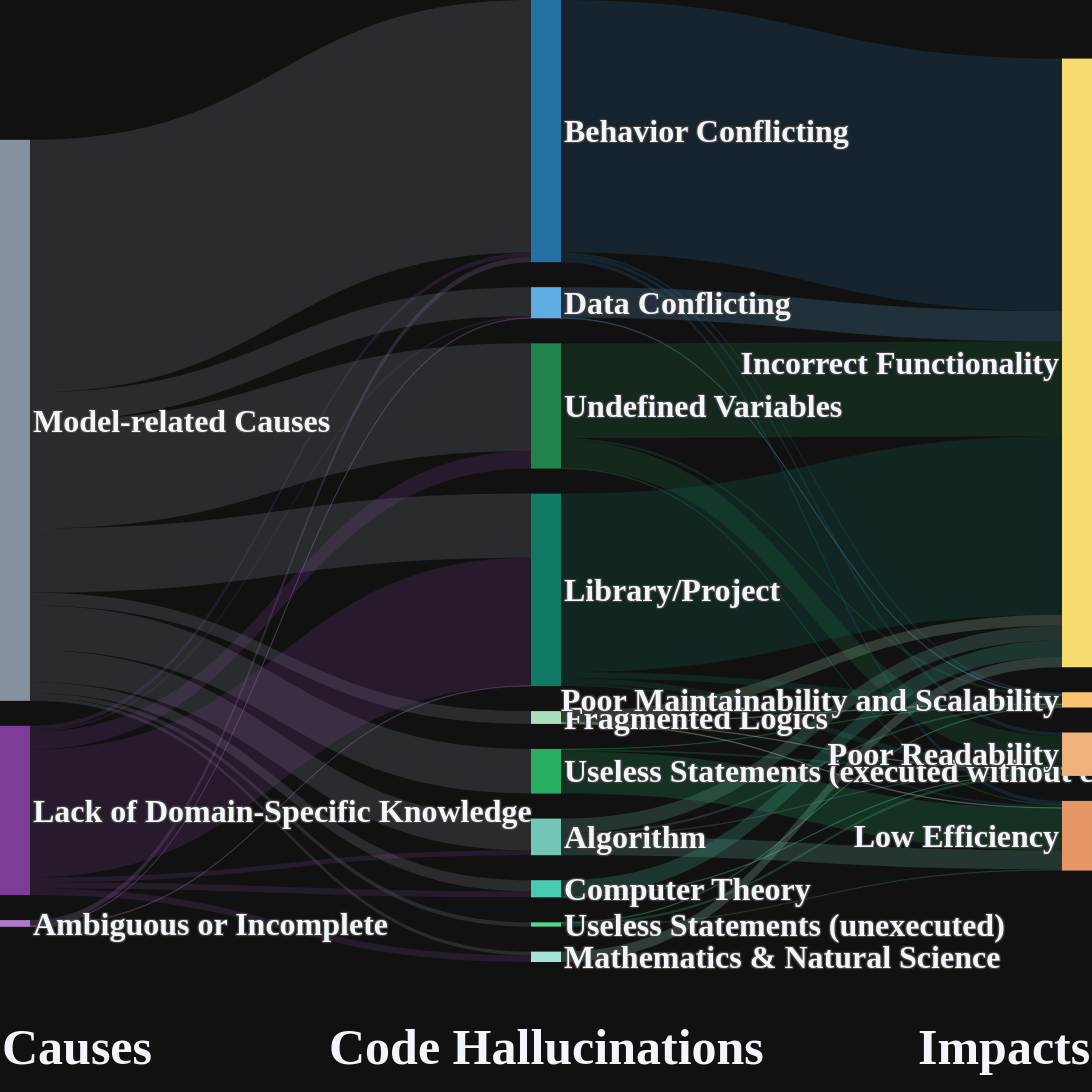

Notebook cell for this chart:
### Markdown cell above
# Draw category-cause-impact Sankey diagram

### Code cell
def hex_to_rgba(hex_color, alpha=1.0):
    hex_color = hex_color.lstrip('#')

    r = int(hex_color[0:2], 16)
    g = int(hex_color[2:4], 16)
    b = int(hex_color[4:6], 16)

    return f'rgba({r}, {g}, {b}, {alpha})'


def main():
    fta_desc = [v for v in sorted(factors_color.keys())] + \
               [v for v in sorted(desc2top_type.keys())] + \
               [v for v in sorted(affections_color.keys())]
    fta_desc = [desc for desc in fta_desc if desc not in excluded_desc]

    factor_affection = {x: [] for x in desc2top_type.keys()}
    random.seed(42)

    for item in iter_data():
        for code_label in item['code_labels']:
            tp = code_label['hallucination-type']
            index = random.randint(0, len(code_label['factors']) - 1)
            factor = code_label['factors'][index]
            index = random.randint(0, len(code_label['affections']) - 1)
            affection = code_label['affections'][index]
            if tp in excluded_desc:
                continue
            factor_affection[tp].append((factor, affection))

    type_colors = {
        'Behavior Conflicting': '#2471A3',
        'Data Conflicting': '#5DADE2',
        'Undefined Variables': '#1E8449',
        'Useless Statements (executed without effect)': '#27AE60',
        'Fragmented Logics': '#A9DFBF',
        'Useless Statements (unexecuted)': '#58D68D',
        'Mathematics & Natural Science': '#A3E4D7',
        'Algorithm': '#73C6B6',
        'Library/Project': '#117A65',
        'Computer Theory': '#48C9B0'
    }

    colors = {}
    colors.update(factors_color)
    colors.update(type_colors)
    colors.update(affections_color)

    link_cnt = {}
    for t, lst in factor_affection.items():
        for f, a in lst:
            f_idx = fta_desc.index(f)
            t_idx = fta_desc.index(t)
            a_idx = fta_desc.index(a)
            if (f_idx, t_idx) not in link_cnt:
                link_cnt[(f_idx, t_idx)] = 0
            if (t_idx, a_idx) not in link_cnt:
                link_cnt[(t_idx, a_idx)] = 0
            link_cnt[(f_idx, t_idx)] += 1
            link_cnt[(t_idx, a_idx)] += 1

    source = []
    target = []
    value = []

    for (s, t), v in link_cnt.items():
        source.append(s)
        target.append(t)
        value.append(v)

    nodes = dict(
        pad=25,
        thickness=30,
        line=dict(color="rgba(0,0,0,0)", width=0),
        label=fta_desc,
        color=[colors[desc] for desc in fta_desc]
    )

    links = dict(
        source=source,
        target=target,
        value=value,
        color=[hex_to_rgba(colors[fta_desc[s]], alpha=0.2) for s in source]
    )

    annotations = [
        dict(
            x=0.00,
            y=-0.12,
            text="Causes",
            showarrow=False,
            xref="paper",
            yref="paper",
            font=dict(size=50)
        ),
        dict(
            x=0.50,
            y=-0.12,
            text="Code Hallucinations",
            showarrow=False,
            xref="paper",
            yref="paper",
            font=dict(size=50)
        ),
        dict(
            x=1.00,
            y=-0.12,
            text="Impacts",
            showarrow=False,
            xref="paper",
            yref="paper",
            font=dict(size=50)
        )
    ]

    fig = go.Figure(data=[go.Sankey(
        node=nodes,
        link=links
    )])

    fig.update_layout(
        font=dict(
            family="Times New Roman",
            size=32,
            weight="bold",
        ),
        margin=dict(
            l=0,
            r=0,
            t=0,
            b=130
        ),
        width=1600,
        height=1200,
        annotations=annotations
    )
    fig.show()
    
    
main()

### Figure 1 — Plotly figure (JSON) as saved in the notebook; plotly's stock layout.template omitted (floating-point values rounded to 4 significant figures)
{"data": [{"link": {"color": ["rgba(133, 146, 158, 0.2)", "rgba(36, 113, 163, 0.2)", "rgba(36, 113, 163, 0.2)", "rgba(125, 60, 152, 0.2)", "rgba(36, 113, 163, 0.2)", "rgba(36, 113, 163, 0.2)", "rgba(175, 122, 197, 0.2)", "rgba(133, 146, 158, 0.2)", "rgba(93, 173, 226, 0.2)", "rgba(93, 173, 226, 0.2)", "rgba(125, 60, 152, 0.2)", "rgba(175, 122, 197, 0.2)", "rgba(133, 146, 158, 0.2)", "rgba(30, 132, 73, 0.2)", "rgba(30, 132, 73, 0.2)", "rgba(125, 60, 152, 0.2)", "rgba(30, 132, 73, 0.2)", "rgba(30, 132, 73, 0.2)", "rgba(133, 146, 158, 0.2)", "rgba(39, 174, 96, 0.2)", "rgba(39, 174, 96, 0.2)", "rgba(39, 174, 96, 0.2)", "rgba(133, 146, 158, 0.2)", "rgba(169, 223, 191, 0.2)", "rgba(169, 223, 191, 0.2)", "rgba(169, 223, 191, 0.2)", "rgba(169, 223, 191, 0.2)", "rgba(133, 146, 158, 0.2)", "rgba(88, 214, 141, 0.2)", "rgba(88, 214, 141, 0.2)", "rgba(88, 214, 141, 0.2)", "rgba(125, 60, 152, 0.2)", "rgba(163, 228, 215, 0.2)", "rgba(133, 146, 158, 0.2)", "rgba(133, 146, 158, 0.2)", "rgba(115, 198, 182, 0.2)", "rgba(115, 198, 182, 0.2)", "rgba(125, 60, 152, 0.2)", "rgba(115, 198, 182, 0.2)", "rgba(115, 198, 182, 0.2)", "rgba(125, 60, 152, 0.2)", "rgba(17, 122, 101, 0.2)", "rgba(133, 146, 158, 0.2)", "rgba(17, 122, 101, 0.2)", "rgba(17, 122, 101, 0.2)", "rgba(175, 122, 197, 0.2)", "rgba(17, 122, 101, 0.2)", "rgba(133, 146, 158, 0.2)", "rgba(72, 201, 176, 0.2)", "rgba(125, 60, 152, 0.2)", "rgba(72, 201, 176, 0.2)"], "source": [2, 4, 4, 1, 4, 4, 0, 2, 6, 6, 1, 0, 2, 10, 10, 1, 10, 10, 2, 11, 11, 11, 2, 7, 7, 7, 7, 2, 12, 12, 12, 1, 9, 2, 2, 3, 3, 1, 3, 3, 1, 8, 2, 8, 8, 0, 8, 2, 5, 1, 5], "target": [4, 13, 16, 4, 15, 14, 4, 6, 13, 15, 6, 6, 10, 15, 16, 10, 13, 14, 11, 14, 16, 15, 7, 14, 13, 15, 16, 12, 16, 14, 15, 9, 13, 9, 3, 16, 13, 3, 14, 15, 8, 13, 8, 16, 15, 8, 14, 5, 13, 5, 16], "value": [413, 413, 6, 7, 4, 6, 9, 47, 50, 1, 3, 1, 176, 4, 45, 29, 155, 1, 73, 69, 3, 1, 21, 1, 18, 1, 1, 7, 4, 2, 1, 11, 17, 6, 52, 2, 24, 8, 31, 3, 209, 292, 105, 9, 10, 1, 4, 18, 27, 10, 1]}, "node": {"color": ["#AF7AC5", "#7D3C98", "#85929E", "#73C6B6", "#2471A3", "#48C9B0", "#5DADE2", "#A9DFBF", "#117A65", "#A3E4D7", "#1E8449", "#27AE60", "#58D68D", "#F7DC6F", "#E59866", "#F8C471", "#F0B27A"], "label": ["Ambiguous or Incomplete", "Lack of Domain-Specific Knowledge", "Model-related Causes", "Algorithm", "Behavior Conflicting", "Computer Theory", "Data Conflicting", "Fragmented Logics", "Library/Project", "Mathematics & Natural Science", "Undefined Variables", "Useless Statements (executed without effect)", "Useless Statements (unexecuted)", "Incorrect Functionality", "Low Efficiency", "Poor Maintainability and Scalability", "Poor Readability"], "line": {"color": "rgba(0,0,0,0)", "width": 0}, "pad": 25, "thickness": 30}, "type": "sankey"}], "layout": {"font": {"family": "Times New Roman", "size": 32, "weight": "bold"}, "margin": {"l": 0, "r": 0, "t": 0, "b": 130}, "width": 1600, "height": 1200, "annotations": [{"font": {"size": 50}, "showarrow": false, "text": "Causes", "x": 0.0, "xref": "paper", "y": -0.12, "yref": "paper"}, {"font": {"size": 50}, "showarrow": false, "text": "Code Hallucinations", "x": 0.5, "xref": "paper", "y": -0.12, "yref": "paper"}, {"font": {"size": 50}, "showarrow": false, "text": "Impacts", "x": 1.0, "xref": "paper", "y": -0.12, "yref": "paper"}]}}
